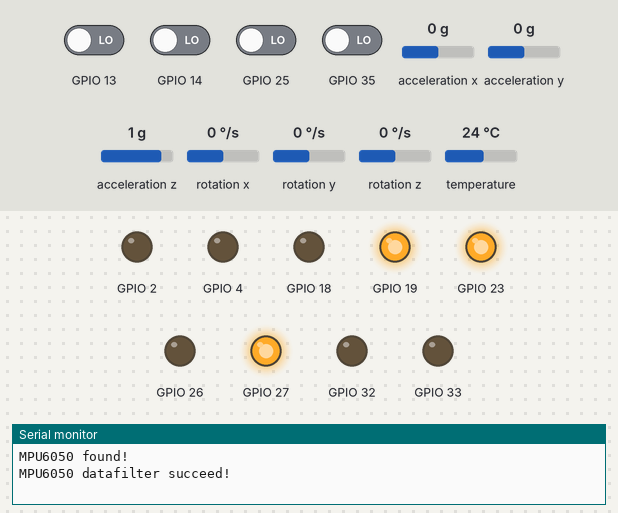
Bench run of a program on a simulated ESP32. Parts: output pins drawn as LEDs (lit = HIGH), the last lines printed to the serial monitor. Dashed ring = blinking. Inputs (shaded band) come from the test bench; at power-on: GPIO 13, GPIO 14, GPIO 25, GPIO 35 LOW, acceleration x 0 g, acceleration y 0 g, acceleration z 1 g, rotation x 0 °/s, rotation y 0 °/s, rotation z 0 °/s, temperature 24 °C.

Above: at 10.3 s.
10.4 s: GPIO 13 driven HIGH
At 11.02 s:
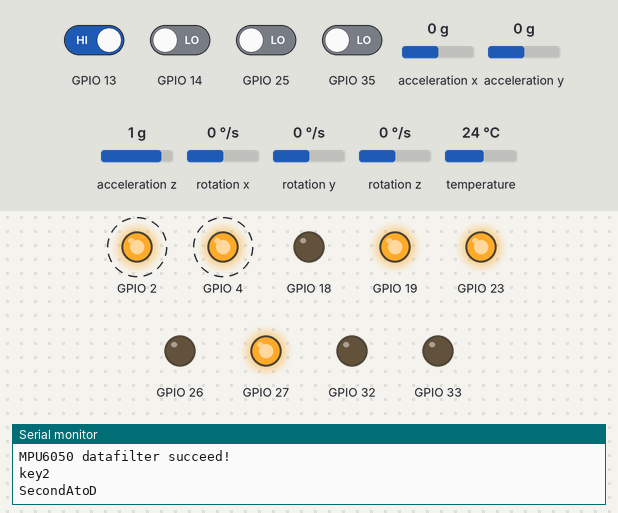
At 12.5 s:
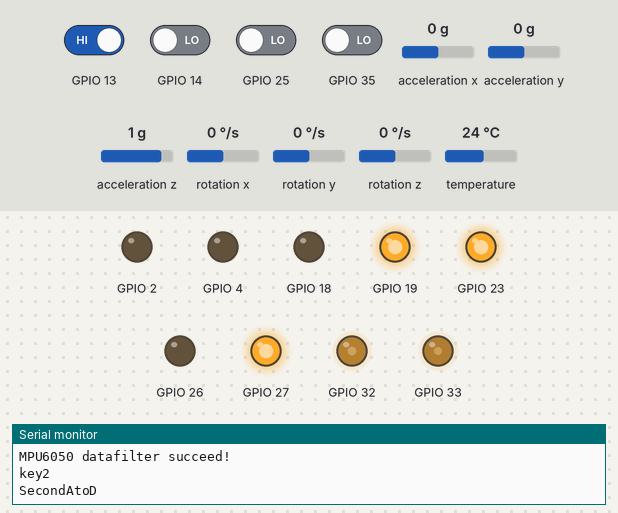
Timing chart, 0 to 14.0 s (numbered marks = the images above; inputs shaded):
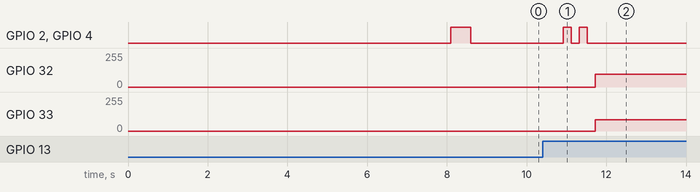

The program:

main.cpp
```cpp
/**************************************************************************************************
 * 程序功能: 智能小车控制程序
 * 描述: 该程序控制一个智能小车，通过按键触发不同的任务，包括直线行驶、绕圈行驶等。
 *       小车使用MPU6050进行姿态检测，通过灰度传感器进行循迹。
 * 创建时间: 2024年8月2日
 * 作者: LiJiahua
 * 版本: 1.0
 **************************************************************************************************/


#include <Arduino.h>
#include "PinDefinitions.h" //引脚定义库
#include "AlarmLibrary.h"   //声光报警
#include "CarControl.h"   //小车控制库
#include "CarTracking.h"  //灰度寻迹库
//#include "myMPU6050.h" // 确保你有一个适用于ESP32的MPU6050库
#include <Wire.h> // 使用ESP32的I2C库
#include "CarTasks.h" // 包含新创建的库

// 注册所有实例
CarControl car(PWMA, AIN1, AIN2, PWMB, BIN1, BIN2, STBY);  //小车实例
AlarmLibrary Myalarm(beer, led);                     // 创建AlarmLibrary实例
CarTracking tracking(car);                        // 循迹实例
globalMPU6050Params MPU6050Params = {10, 0, 0, 0};// 全局MPU6050参数结构体
MyMPU6050 My6050; // 创建MPU6050对象

// 创建CarTasks实例
CarTasks tasks(car, Myalarm, tracking, My6050);

// 异步任务函数,每10ms更新获取一次陀螺仪角度值
void asyncTask(void *parameter) {
    while (1) {
        My6050.IMUupdate();
        vTaskDelay(10 / portTICK_PERIOD_MS); // 延迟10ms
    }
}

void CarBegin();
void handleButtonPress(int buttonIndex);

void setup() {
    CarBegin();
    for (int i = 0; i < 4; i++) {
        pinMode(buttonPins[i], INPUT_PULLDOWN);
    }
    // 创建异步任务
    xTaskCreate(
        asyncTask,       // 任务函数
        "AsyncTask",     // 任务名称
        10000,           // 任务堆栈大小
        NULL,            // 任务参数
        1,               // 任务优先级
        NULL             // 任务句柄
    );
}

void loop() {
    handleButtonPress(0);
    handleButtonPress(1);
    handleButtonPress(2);
    handleButtonPress(3);
    delay(50);
}

/*--------------------------------------
初始化相关代码
-------------------------------------*/
void CarBegin() {
    Serial.begin(115200);
    car.begin();
    Wire.begin(); // 使用默认的I2C引脚（SDA: GPIO21, SCL: GPIO22）
    tracking.begin();
    // MPU6050初始化
    while (!My6050.mpuInit(&Wire)) {
        Serial.println("MPU6050 NOT_FOUND!");
        delay(3000);
    }
    Serial.println("MPU6050 found!");

    // 设置MPU6050数据更新频率
    My6050.begin(1000.0f / (float)MPU6050Params.MPU6050dt);

    // MPU6050数据滤波优化
    My6050.getDataErrorSum();
    My6050.getDataError();
    Serial.println("MPU6050 datafilter succeed!");
    delay(2000);
    Myalarm.setAlarm(1, 500);
}

// 按键处理函数定义
void handleButtonPress(int buttonIndex) {
    bool status = false;
    if (digitalRead(buttonPins[buttonIndex])) {
        delay(10);
        if (digitalRead(buttonPins[buttonIndex]) && !status) {
            Serial.print("key");
            Serial.println(buttonIndex + 1);
            switch (buttonIndex) {
                case 0: tasks.FirstAtoB(); break;
                case 1: tasks.SecondAtoD(); break;
                case 2: tasks.ThirdAtoA(); break;
                case 3: tasks.ForthAtoA(); break;
            }
            status = !status;
        } else if (!digitalRead(buttonPins[buttonIndex])) {
            status = false;
        }
    }
}
```

Measured:
- after the input at 10.4 s, GPIO 2, GPIO 4: alternates HIGH for 0.20 s and LOW for 0.20 s, 4 changes in all, then stays LOW, starting after 0.52 s; GPIO 32: 0/255 → 94/255 after 1.3 s; GPIO 33: 0/255 → 83/255 after 1.3 s
